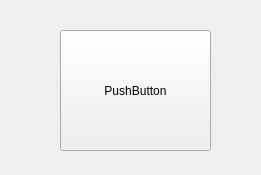
<?xml version="1.0" encoding="UTF-8"?>
<ui version="4.0">
 <class>MainWindow</class>
 <widget class="QMainWindow" name="MainWindow">
  <property name="geometry">
   <rect>
    <x>0</x>
    <y>0</y>
    <width>261</width>
    <height>175</height>
   </rect>
  </property>
  <property name="windowTitle">
   <string>MainWindow</string>
  </property>
  <widget class="QWidget" name="centralwidget">
   <widget class="QPushButton" name="pushButton">
    <property name="geometry">
     <rect>
      <x>60</x>
      <y>30</y>
      <width>151</width>
      <height>121</height>
     </rect>
    </property>
    <property name="text">
     <string>PushButton</string>
    </property>
   </widget>
  </widget>
 </widget>
 <resources/>
 <connections/>
</ui>
